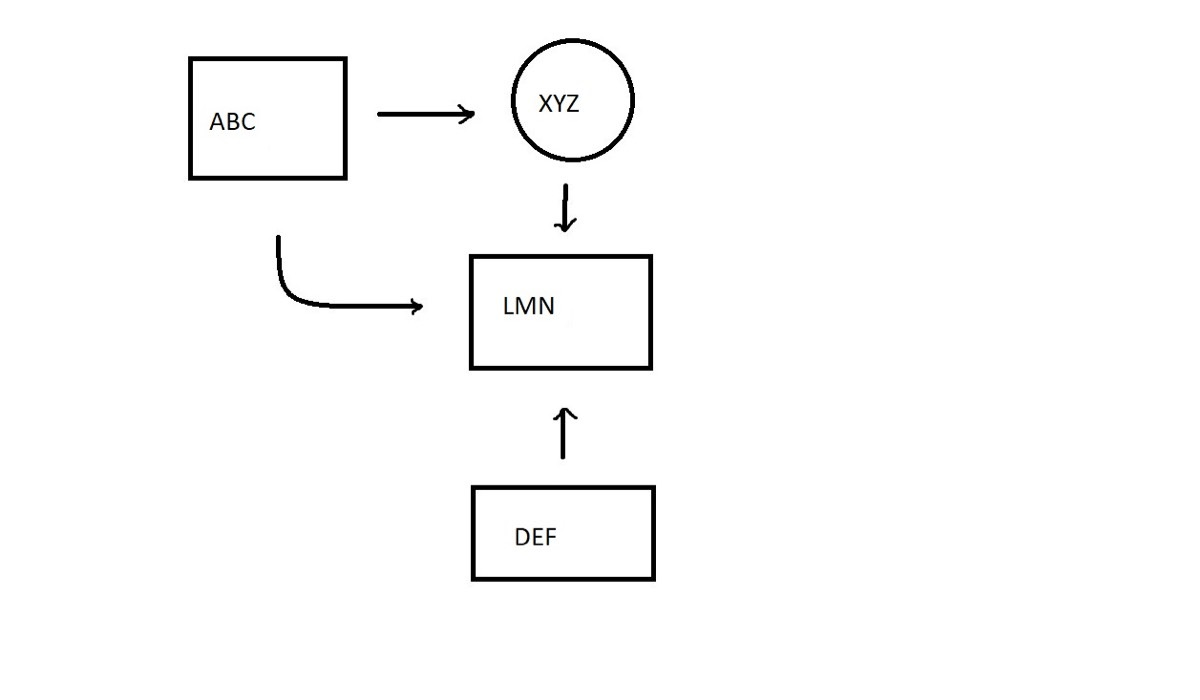
#> input picture image1.png, 1200 x 700 px
$ python flowchart_recognition.py   (older library calls are emulated)
#> lines starting #> are read from the running program, lines starting #| are printed output that depends on the picture; after the words box and inside, x2 and y2 are one past the last pixel; in counts of white or black regions, pixels touching at a corner belong together
#> the answer given: image1.png
import os
from argparse import ArgumentParser
from json import dump
from math import sqrt
from operator import itemgetter
from sys import argv

import cv2
import numpy as np
from imutils import resize
from numpy.linalg import norm
from pytesseract import pytesseract
from tabulate import tabulate


def contour_circumstance(contour):
    temp, circumstance = contour[0], 0
    for point in contour[1:]:
        circumstance += sqrt((point[0][0] - temp[0][0]) ** 2 + (point[0][1] - temp[0][1]) ** 2)
        temp = point
    return circumstance


# [7 lines left out: function distance, not called in this run]


def flowchart(filename, padding=25, offset=10, arrow=30, gui=True):
#> called with filename = 'image1.png', padding = 25, offset = 10, arrow = 30, gui = True
    img = cv2.imread(filename, 0)

    thresh = cv2.adaptiveThreshold(img, 255, cv2.ADAPTIVE_THRESH_GAUSSIAN_C, cv2.THRESH_BINARY, 111, 48)
#> thresh: shape (700, 1200); 98.4% white; 20 black regions, largest, box (x1, y1, x2, y2) and area: (469, 254, 653, 371) 2910, (188, 56, 348, 181) 2751, (471, 485, 656, 582) 2720
    cv2.imwrite('thresh.png', thresh)
    img = cv2.imread('thresh.png')

    image = img.copy()
    blur = cv2.GaussianBlur(image, (5, 5), 0)

    # resize the image
    resized = resize(blur, width=2 * image.shape[1])
    ratio = 0.5

    # convert the resized image to grayscale
    gray = cv2.cvtColor(resized, cv2.COLOR_BGR2GRAY)

    # histogram
    clahe = cv2.createCLAHE(clipLimit=4.0, tileGridSize=(4, 4))
    cl = clahe.apply(gray)

    denoised_cl = cv2.fastNlMeansDenoising(cl, None, 270, 7, 21)
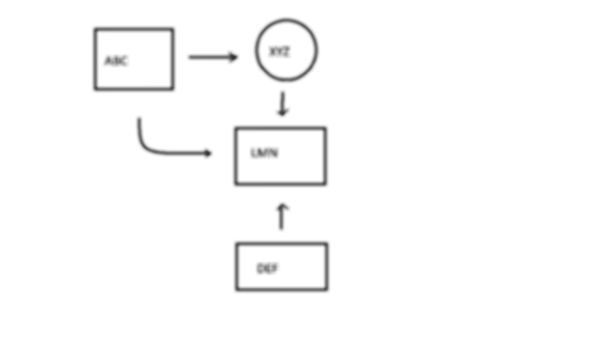
#> denoised_cl: shape (1400, 2400) (shown at 1/4 size); min 44, max 255, mean 250.9

    # Otsu's thresholding
    blur = cv2.GaussianBlur(denoised_cl, (25, 25), 0)
#> blur: shape (1400, 2400)

    _, thresh = cv2.threshold(blur, 10, 100, cv2.THRESH_BINARY + cv2.THRESH_OTSU)
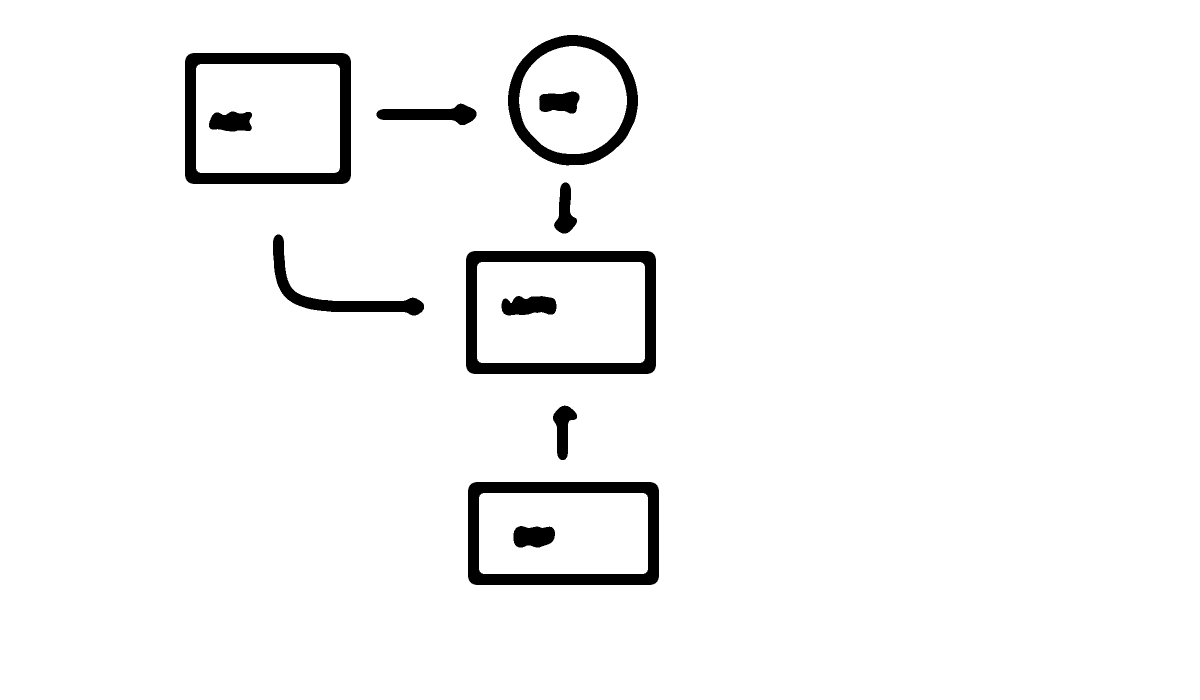
#> thresh: shape (1400, 2400) (shown at 1/2 size); values 0 (black) and 100 (white), 96.4% white; 12 black regions, largest, box (x1, y1, x2, y2) and area: (932, 502, 1312, 748) 25424, (370, 106, 702, 368) 24020, (936, 964, 1318, 1170) 23752

    # detect edges
    edge = cv2.Canny(thresh, 0, 255, apertureSize=3)
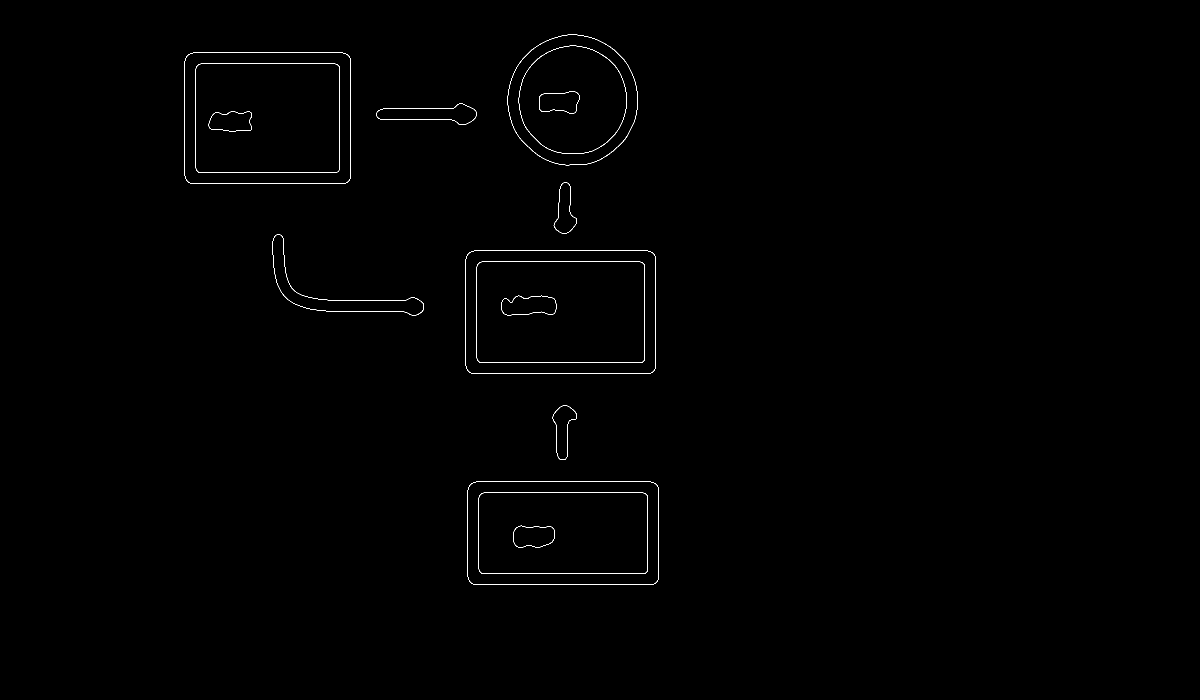
#> edge: shape (1400, 2400) (shown at 1/2 size); 0.33% white in thin lines or dots, all inside (x1, y1, x2, y2) = (369, 69, 1318, 1170)

    # opening image for less noise
    blur = cv2.GaussianBlur(edge, (9, 9), 0)
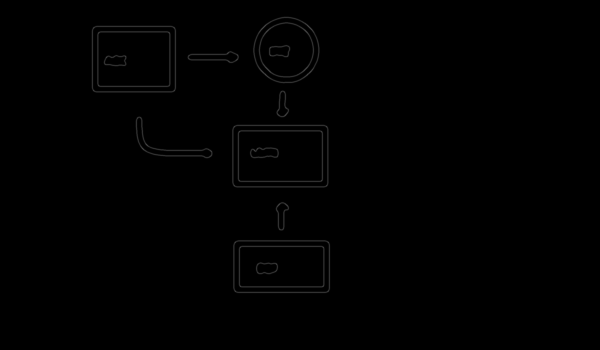
#> blur: shape (1400, 2400) (shown at 1/4 size); min 0, max 82, mean 0.8
    kernel = np.ones((3, 3), np.uint8)
    opening = cv2.morphologyEx(blur, cv2.MORPH_OPEN, kernel)

    # find contours in the thresholded image and initialize the shape detector
    contours, _ = cv2.findContours(opening.copy(), cv2.RETR_EXTERNAL, cv2.CHAIN_APPROX_SIMPLE)
#> contours = 8 contours; box (x1, y1, x2, y2) and area: (927, 497, 1316, 752) 98183, (365, 101, 706, 372) 91431, (931, 959, 1322, 1174) 83091, (1011, 65, 1280, 335) 56749, (541, 464, 852, 635) 12450, (748, 202, 957, 254) 6660, (1101, 806, 1158, 924) 3996, (1103, 360, 1158, 471) 3758

    # construct the list of bounding boxes
    boundingBoxes = [cv2.boundingRect(contour) for contour in contours]
#> boundingBoxes = [(931, 959, 391, 215), (1101, 806, 57, 118), (927, 497, 389, 255), (541, 464, 311, 171), (1103, 360, 55, 111), (748, 202, 209, 52), (365, 101, 341, 271), (1011, 65, 269, 270)]
    contours, boundingBoxes = zip(*sorted(zip(contours, boundingBoxes), key=lambda b: b[1][1], reverse=False))
#> boundingBoxes = ((1011, 65, 269, 270), (365, 101, 341, 271), (748, 202, 209, 52), (1103, 360, 55, 111), (541, 464, 311, 171), (927, 497, 389, 255), (1101, 806, 57, 118), (931, 959, 391, 215))

    # contours = contours[0] if imutils.is_cv2() else contours[1]

    nodes, index, outside_texts, shapes, arrow_lines = {}, 1, {}, [], {}
    # loop over the contours
    for idx, contour in enumerate(contours):
        # compute the center of the contour, then detect the name of the shape using only the contour
        if len(contour) >= 5:
            area = cv2.contourArea(contour)
            _, (MA, ma), angle = cv2.fitEllipse(contour)
            perimeter = cv2.arcLength(contour, True)
            approx = cv2.approxPolyDP(contour, 0.04 * perimeter, True)

            # (x,y) be the top-left coordinate of the rectangle and (w,h) be its width and height.
            x, y, w, h = cv2.boundingRect(approx)
            x = int(x * ratio)
            y = int(y * ratio)
            w = int(w * ratio)
            h = int(h * ratio)

            if (int(ma) < int(0.5 * resized.shape[0]) & int(MA) < int(0.5 * resized.shape[1])) or \
                    area > 0.001 * (image.shape[0] * image.shape[1]):
                M = cv2.moments(contour)
                cx = int((M["m10"] / (M["m00"])) * ratio)
                cy = int((M["m01"] / (M["m00"])) * ratio)

                circumstance = contour_circumstance(contour)

                if area / circumstance < 30:
                    shape = 'arrow'
                else:
                    perimeter = cv2.arcLength(contour, True)
                    approx = cv2.approxPolyDP(contour, 0.04 * perimeter, True)

                    # if 3 vertices, triangle
                    if len(approx) == 3:
                        shape = "triangle"

                    # if 4 vertices, square
                    elif len(approx) == 4:
                        shape = "square"

                    # otherwise, we assume the shape is a circle
                    else:
                        shape = "circle"

                # multiply the contour (x, y)-coordinates by the resize ratio,
                # then draw the contours and the name of the  shape on the image
                contour = contour.astype("float")
                contour *= ratio
                contour = contour.astype("int")

                if shape in ['square', 'circle', 'triangle']:
                    shapes.append(idx)

                    cropped = img.copy()
                    cv2.drawContours(cropped, [contour], -1, (255, 255, 255), padding)
                    cropped = cropped[y:y + h, x:x + w]
                    text = pytesseract.image_to_string(cropped)
                    # print(text)
                    if text == '':
                        position = 'Outside'
                    else:
                        position = 'Inside'

                    nodes[idx] = {
                        'Id': idx,
                        'Name': text,
                        'Position': position,
                        'Shape': shape,
                        'Line': []
                    }
                    index += 1
                else:
                    margin = 10
                    if y <= margin or x <= margin or y + h >= img.shape[1] - margin or x + w >= img.shape[0] - margin:
                        continue
                    text_offset = 5
                    cropped = img[y - text_offset:y + h + text_offset, x - text_offset:x + w + text_offset]
                    text = pytesseract.image_to_string(cropped)
                    if text != '':
                        shape = 'text'
                        outside_texts[idx] = text
                    else:
                        # print(idx)
                        A, B, C, D = (x, y), (x, y + h), (x + w, y + h), (x + w, y)
                        start_point, end_point = None, None
                        for point in contour:
                            if point[0][0] < x + offset and point[0][1] < y + offset:
                                start_point = A
                                # print('A')
                                break
                            elif point[0][0] < x + offset and point[0][1] > y + h - offset:
                                start_point = B
                                # print('B')
                                break
                        if start_point is None:
                            start_point = A
                            # print(start_point)

                        for point in contour:
                            if point[0][0] > x + w - offset and point[0][1] > y + h - offset:
                                end_point = C
                                # print('C')
                                break
                            elif point[0][0] > x + w - offset and point[0][1] < y + offset:
                                end_point = D
                                # print('D')
                                break
                        if end_point is None:
                            end_point = C
                            # print(end_point)

                        start_contour_count, end_contour_count = 0, 0
                        for point in contour:
                            if (point[0][0] - start_point[0]) ** 2 + (point[0][1] - start_point[1]) ** 2 < arrow ** 2:
                                start_contour_count += 1
                            elif (point[0][0] - end_point[0]) ** 2 + (point[0][1] - end_point[1]) ** 2 < arrow ** 2:
                                end_contour_count += 1

                        # print(idx, start_point, end_point)
                        if start_contour_count > end_contour_count:
                            # print(start_contour_count, end_contour_count)
                            reverse = True
                        else:
                            reverse = False
                        # print(idx, reverse)
                        arrow_lines[idx] = (np.array(start_point), np.array(end_point), reverse)

                # print(idx, shape, area/circumstance)
                cv2.drawContours(image, [contour], -1, (0, 255, 0), 2)
                cv2.putText(
                    img=image, text=' '.join([str(idx), shape]), org=(cx + 10, cy - 20),
                    fontFace=cv2.FONT_HERSHEY_COMPLEX_SMALL, fontScale=1, color=(255, 0, 0), thickness=2
                )
                cv2.putText(
                    img=image, text=text, org=(cx + 10, cy + 40),
                    fontFace=cv2.FONT_HERSHEY_COMPLEX_SMALL, fontScale=1, color=(255, 0, 0), thickness=2
                )

        else:
            cv2.drawContours(image, contours, -1, (0, 0, 0), -1)
#> this loop made 1 pass
#> (area, MA, ma, angle, x, y, w) on pass 1: (56749, 268.3, 269.6, 17.67, 506, 33, 133)
#> pass 1, in flowchart, `cropped = cropped[y:y + h, x:x + w]`:
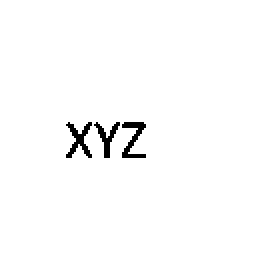
#> cropped: shape (134, 133, 3) (shown 2 times larger); 98.4% white; black in thin lines or dots, all inside (x1, y1, x2, y2) = (33, 61, 73, 79)
#> after the loop, M = moments, m00 56749, centre m10/m00, m01/m00 = (1145.2, 200); MA = 268.3; angle = 17.67; approx = [[1126, 66], [1034, 124], [1012, 220], [1073, 314], [1171, 333], [1254, 280], [1277, 174], [1222, 89]]; area = 56749; arrow_lines = 0 items; circumstance = 865.9; cx = 572; cy = 100; h = 134; index = 1; ma = 269.6; nodes = 0 items; outside_texts = 0 items; perimeter = 888.9; shapes = [0]; w = 133; x = 506; y = 33

    l = len(contours)
    for i in nodes.keys():
        if nodes[i]['Name'] == '':
            for j in range(1, max(i + 1, l - i)):
                mn, mx = min(i + j, l - 1), max(0, i - j)

                if mn in outside_texts.keys():
                    nodes[i]['Name'] = outside_texts[mn]
                    break
                elif mx in outside_texts.keys():
                    nodes[i]['Name'] = outside_texts[mx]
                    break

    for arrow_line in arrow_lines.keys():
        start_point, end_point, reverse = arrow_lines[arrow_line]
        # print(arrow_line, start_point, end_point, reverse)
        start_point *= 2
        end_point *= 2

        start_distances, end_distances = {}, {}
        for i in range(l):
            if i in shapes:
                x, y, w, h = boundingBoxes[i]
                A, B, C, D = np.array((x, y)), np.array((x, y + h)), np.array((x + w, y + h)), np.array((x + w, y))

                start_distance_bc = distance(B, C, start_point)
                start_distance_cd = distance(C, D, start_point)
                start_distances[i] = min(start_distance_bc, start_distance_cd)

                end_distance_ab = distance(A, B, end_point)
                end_distance_da = distance(D, A, end_point)
                end_distances[i] = min(end_distance_ab, end_distance_da)

        if len(start_distances) > 0:
            start_node, _ = sorted(start_distances.items(), key=itemgetter(1))[0]
            end_node, _ = sorted(end_distances.items(), key=itemgetter(1))[0]
            # print(arrow_line, start_node, end_node)

            if reverse:
                nodes[end_node]['Line'].append(nodes[start_node]['Name'])
            else:
                nodes[start_node]['Line'].append(nodes[end_node]['Name'])

    for node in nodes.keys():
        nodes[node]['Line'] = ', '.join(nodes[node]['Line'])
    nodes = list(nodes.values())
    print(tabulate(nodes, headers='keys'))

    filename = filename.replace('.jpg', '_out.jpg')
    filename = filename.replace('.png', '_out.png')
    cv2.imwrite(filename, image)
    with open('data.json', 'w') as file:
        dump({'Node': nodes}, file)

    if gui:
        cv2.imshow("Image", image)
        cv2.waitKey(0)

    try:
        os.remove("text.png")
    except:
        pass

    return nodes


if __name__ == '__main__':
    if len(argv) > 1:
        ap = ArgumentParser()

        ap.add_argument('-f', '--filename', required=True)
        ap.add_argument('-p', '--padding', type=int, default=25, required=False)
        ap.add_argument('-o', '--offset', type=int, default=10, required=False)
        ap.add_argument('-a', '--arrow', type=int, default=30, required=False)

        args = ap.parse_args()

        flowchart(**vars(args))
    else:
        input_file = input('image file: ')
        flowchart(filename=input_file)
#> (the call stopped at in flowchart, `text = pytesseract.image_to_string(cropped)`: pytesseract is not available in this run)

$ run again, on image3.png
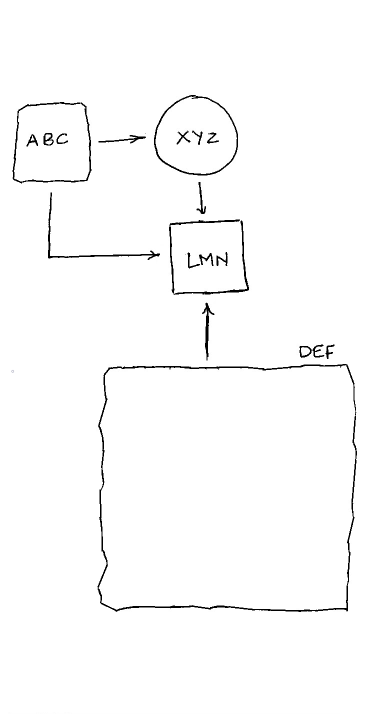
#> input picture image3.png, 733 x 1428 px (shown at 1/2 size)
#> edge: shape (2856, 1466); 0.46% white in thin lines or dots, all inside (x1, y1, x2, y2) = (43, 372, 1435, 2455)
#> in flowchart, `blur = cv2.GaussianBlur(edge, (9, 9), 0)`:
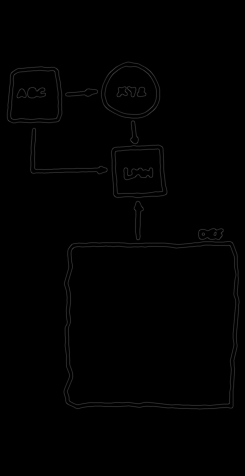
#> blur: shape (2856, 1466) (shown at 1/6 size); min 0, max 82, mean 1.2
#> contours = 9 contours; largest, box (x1, y1, x2, y2) and area: (379, 1444, 1439, 2459) 1019053, (39, 396, 376, 742) 105837, (664, 866, 1007, 1190) 99330, (604, 368, 963, 713) 96148, (179, 765, 648, 1048) 21554
#> in flowchart, `boundingBoxes = [cv2.boundingRect(contour) for contour in contours]`: boundingBoxes = [(379, 1444, 1060, 1015), (1187, 1367, 157, 75), (800, 1203, 64, 240), (664, 866, 343, 324), (179, 765, 469, 283), (779, 720, 55, 147), (388, 529, 202, 53), (39, 396, 337, 346), (604, 368, 359, 345)]
#> in flowchart, `contours, boundingBoxes = zip(*sorted(zip(contours, boundingBoxes), ke..`: boundingBoxes = ((604, 368, 359, 345), (39, 396, 337, 346), (388, 529, 202, 53), (779, 720, 55, 147), (179, 765, 469, 283), (664, 866, 343, 324), (800, 1203, 64, 240), (1187, 1367, 157, 75), (379, 1444, 1060, 1015))
#> the loop in flowchart, `for idx, contour in enumerate(contours):` made 1 pass
#> (area, MA, ma, angle, x, y, w) on pass 1: (96148.5, 341.8, 359, 108.4, 306, 185, 173)
#> pass 1, in flowchart, `cropped = cropped[y:y + h, x:x + w]`:
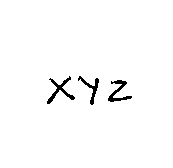
#> cropped: shape (168, 173, 3); 98.2% white; 3 black regions, box (x1, y1, x2, y2) and area: (47, 76, 75, 104) 201, (108, 80, 132, 102) 180, (78, 76, 99, 105) 148
#> after the loop in flowchart, `for idx, contour in enumerate(contours):`: M = moments, m00 96148.5, centre m10/m00, m01/m00 = (784.9, 546.7); MA = 341.8; angle = 108.4; approx = [[755, 370], [634, 462], [613, 617], [860, 706], [959, 520], [880, 404]]; area = 96148.5; arrow_lines = 0 items; circumstance = 1148.4; cx = 392; cy = 273; h = 168; index = 1; ma = 359; nodes = 0 items; perimeter = 1164.4; shapes = [0]; w = 173; x = 306; y = 185
